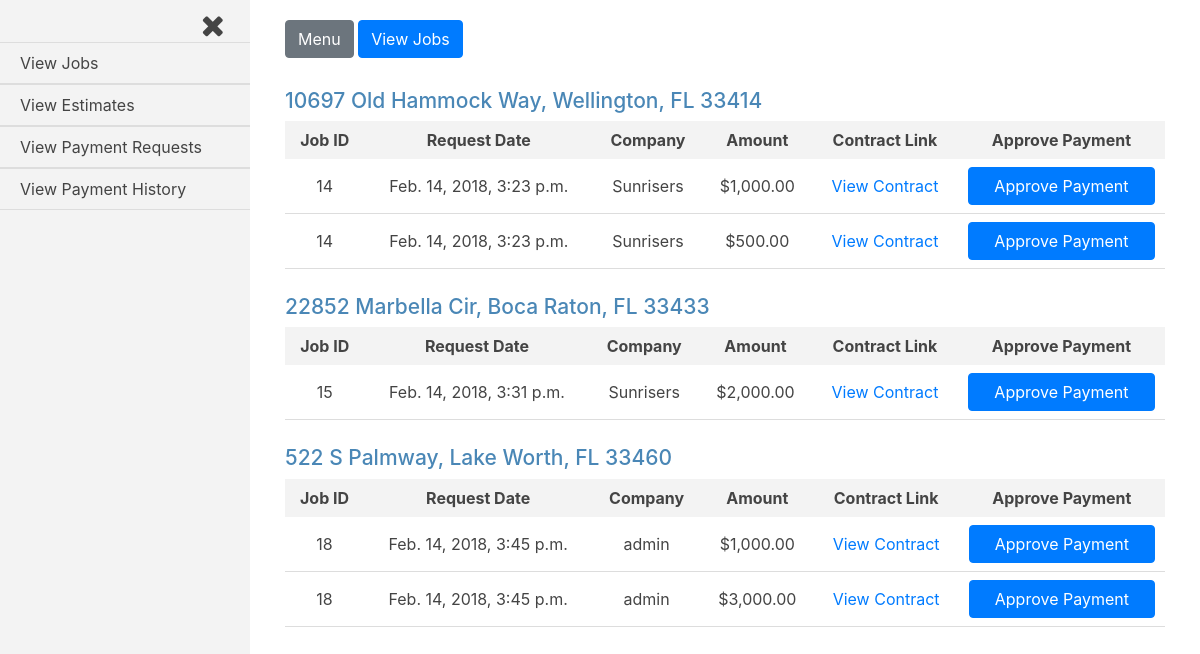
Page /payment_requests/unapproved_payments (signed in) on the earlier database version.
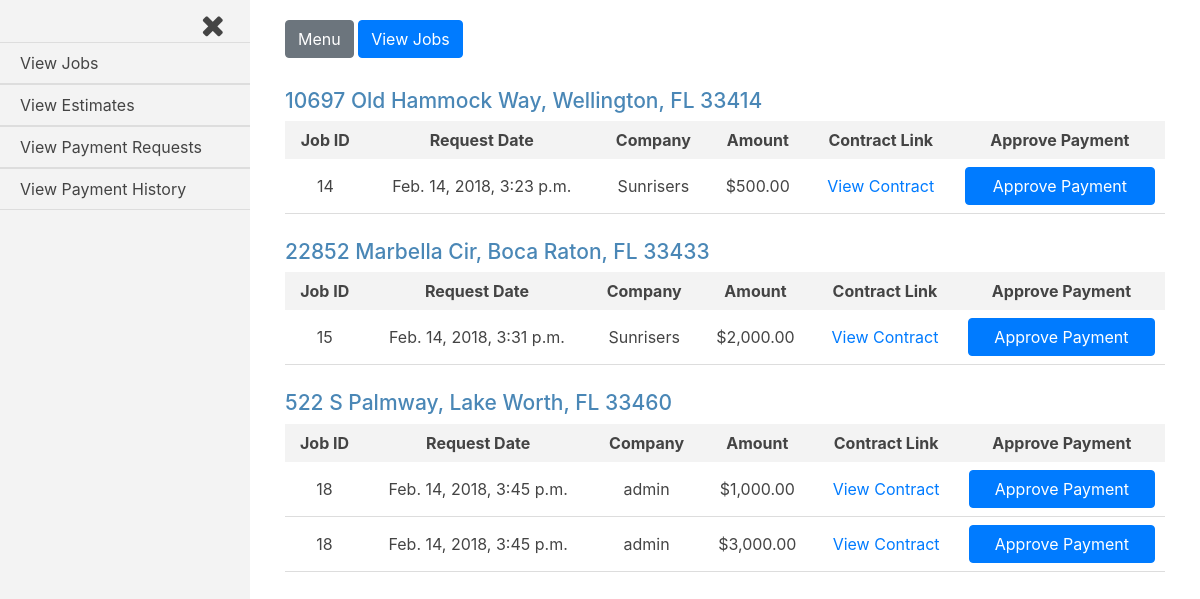
Same page on the later database version.
### jobs/models.py (models this page shows, shortened)
class House(models.Model):
    address = models.CharField(max_length=250)
    companies = models.ManyToManyField(settings.AUTH_USER_MODEL, through='Current_Worker')
    proposed_jobs = models.BooleanField(default=False)
    pending_payments = models.BooleanField(default=False)
    payment_history = models.BooleanField(default=False)
    def __str__(self):
        return self.address

class Request_Payment(models.Model):
    job = models.ForeignKey(Job, on_delete=models.CASCADE)
    submit_date = models.DateTimeField(auto_now_add=True, blank=True)
    approved_date = models.DateTimeField(auto_now_add=True, blank=True)
    house = models.ForeignKey(House, on_delete=models.CASCADE)
    amount = models.DecimalField(max_digits=8, decimal_places=2, default=0.00)
    approved = models.BooleanField(default=False)

class Job(models.Model):
    house = models.ForeignKey(House, on_delete=models.CASCADE)
    company = models.ForeignKey(settings.AUTH_USER_MODEL, on_delete=models.CASCADE,)
    start_amount = models.DecimalField(max_digits=8, decimal_places=2, default=0.00)
    start_date = models.DateTimeField(auto_now_add=True, blank=True)
    total_paid = models.DecimalField(max_digits=8, decimal_places=2, default=0.00)
    approved = models.BooleanField(default=False)
    def generate_filename(self, filename):
        file_path = 'uploads/{}/{}'.format(str(self.house.address), str(filename))
        return file_path
    document_link = models.FileField(upload_to=generate_filename)

### payment_requests/views.py (the view)
# urls.py: path('unapproved_payments', views.unapproved_payments, name='unapproved_payments'),
@login_required
def unapproved_payments(request):
        current_user = request.user
        if current_user.is_active and current_user.is_staff:
            houses = House.objects.filter(pending_payments=True)
            payments = Request_Payment.objects.filter(approved=False)
            form = Approve_Payment()
            template = loader.get_template('payment_requests/unapproved_payments.html')
            context = {
                'houses': houses,
                'payments': payments,
                'current_user': current_user,
                'form': form,
            }
            if request.method == 'POST':
                form = Approve_Payment(request.POST)
                if form.is_valid():
                    p_id = int(request.POST.get('p_id'))
                    job_id = int(request.POST.get('job_id'))
                    address = str(request.POST.get('job_house'))
                    house = House.objects.filter(address=address)
                    payment = Request_Payment.objects.filter(id=p_id)
                    request_amount = payment[0].amount
                    job = Job.objects.filter(id=job_id)
                    total_paid = job[0].total_paid
                    total = total_paid + request_amount
                    """update approved column to True and set approved_date to the time the payment was
                    approved and update the total_paid column for the job"""
                    job.update(total_paid=total)
                    payment.update(approved=True, approved_date=datetime.now())
                    house.update(payment_history=True)
                    """if there are no more unapproved payments for a house,
                    set pending_payments=False for that specific house
                    """
                    payments = Request_Payment.objects.filter(house=house[0], approved=False)
                    if not payments:
                        house.update(pending_payments=False, payment_history=True)
            else:
                form = Approve_Payment()
            return HttpResponse(template.render(context, request))
        else:
            return HttpResponseRedirect('/accounts/login')

### payment_requests/forms.py
class Approve_Payment(ModelForm, forms.Form):
    class Meta:
        model = Request_Payment
        exclude = ['job', 'amount', 'approved', 'house']
        widgets = {
        }
        labels = {
        }

### payment_requests/templates/payment_requests/unapproved_payments.html (shortened to what this page needs)
{% extends 'base_login_admin.html' %}
{% load humanize %}
{% load static %}
{% block content %}
{% for house in houses %}
<div class="job-container">
  <div class="house">
    <h3 class="house-address">{{house.address}}</h3>
  </div>
  <table class="job-summary">
    <tr class="job-headings">
      <th>Job ID</th>
      <th>Request Date</th>
      <th>Company</th>
      <th>Amount</th>
      <th>Contract Link</th>
      {% if request.user.is_superuser %}
      <th>Approve Payment</th>
      {% endif %}
    </tr>
    {% for p in payments %}
      {% if p.job.house.address == house.address %}
    <tr class="job-info">
      <td>{{p.job.id}}</td>
      <td>{{p.job.start_date}}</td>
      <td>{{p.job.company}}</td>
      <td>${{p.amount|intcomma}}</td>
      <td><a href="{{p.job.document_link.url}}">View Contract</a></td>
      {% if request.user.is_superuser %}
      <td>
        <form class="approve-payment-form" action="" method="post">
          <input class="btn btn-primary approve-payment" type="submit" value="Approve Payment">
        </form>
      </td>
      {% endif %}
    </tr>
      {% endif %}
    {% endfor %}
  </table>
</div>
{% endfor %}
{% endblock content %}

### templates/base_login_admin.html (shortened to what this page needs)
{% load static %}
<!DOCTYPE html>
<html lang="en">
<head>
    <link href="https://maxcdn.bootstrapcdn.com/bootstrap/4.0.0/css/bootstrap.min.css" rel="stylesheet">
    <link href="https://maxcdn.bootstrapcdn.com/font-awesome/4.7.0/css/font-awesome.min.css" rel="stylesheet">
    <link rel="stylesheet" href="{% static 'logged-in.css' %}">
</head>
<body class="{% block body_class %}{% endblock body_class %}">
  <div id="wrapper" class="toggled">
      <div id="sidebar-wrapper">
          <div class="close-nav" href="#"><i class="fa fa-times"></i></div>
          <ul class="sidebar-nav">
              <li>
                  <a href="/jobs_admin">View Jobs</a>
              </li>
              <li>
                  <a href="/jobs_admin/proposed_jobs">View Estimates</a>
              </li>
              <li>
                  <a href="/payment_requests/unapproved_payments">View Payment Requests</a>
              </li>
              <li>
                  <a href="/payment_requests/approved_payments">View Payment History</a>
              </li>
          </ul>
      </div>
      <div id="page-content-wrapper">
          <div class="container-fluid">
              <div class="btn-options-container">
                <a href="#menu-toggle" class="btn btn-secondary" id="menu-toggle">Menu</a>
                <a href="/jobs_admin" class="btn btn-primary" id="add-job">View Jobs</a>
              </div>
              {% block content %}
              {% endblock content %}
          </div>
      </div>
  </div>
</body>
</html>

### static/logged-in.css (style rules this page uses)
body { overflow-x: hidden; color: #444; }
body .job-info td:last-child input[type="submit"] { margin-bottom: 0; }
#wrapper { padding-left: 0; -webkit-transition: all 0.5s ease; -moz-transition: all 0.5s ease; -o-transition: all 0.5s ease; transition: all 0.5s ease; }
#wrapper.toggled { padding-left: 250px; }
#sidebar-wrapper { z-index: 1000; position: fixed; left: 250px; width: 0; height: 100%; margin-left: -250px; overflow-y: auto; background-color: #f3f3f3; -webkit-transition: all 0.5s ease; -moz-transition: all 0.5s ease; -o-transition: all 0.5s ease; transition: all 0.5s ease; }
#wrapper.toggled #sidebar-wrapper { width: 250px; }
#page-content-wrapper { width: 100%; position: absolute; padding: 15px; }
#wrapper.toggled #page-content-wrapper { position: absolute; margin-right: -250px; }
.sidebar-nav { width: 250px; margin: 0; padding: 0; list-style: none; }
.sidebar-nav li { text-indent: 20px; line-height: 40px; }
.sidebar-nav li a { display: block; text-decoration: none; color: #444; border-top: 1px solid #ddd; border-bottom: 1px solid #ddd; }
.close-nav { display: block; }
.close-nav i { display: inline-block; margin-left: 171px; color: #444; font-size: 30px; cursor: pointer; padding-left: 30px; padding-right: 26px; padding-top: 10px; }
.job-container { overflow-x: auto; margin-top: 25px; }
.job-container h3 { font-size: 21px; color: #4A87B6; }
.job-headings { background-color: #f3f3f3; }
.job-headings th { padding: 7px 10px; }
.job-summary { width: 100%; min-width: 475px; max-width: 970px; text-align: center; }
.job-summary td { padding: 8px 10px; }
.job-info { border-bottom: 1px solid #ddd; }
@media (min-width:768px) { #wrapper { padding-left: 0; } }
@media (min-width:768px) { #wrapper.toggled { padding-left: 250px; } }
@media (min-width:768px) { #sidebar-wrapper { width: 0; } }
@media (min-width:768px) { #wrapper.toggled #sidebar-wrapper { width: 250px; } }
@media (min-width:768px) { #page-content-wrapper { padding: 20px; position: relative; } }
@media (min-width:768px) { #wrapper.toggled #page-content-wrapper { position: relative; margin-right: 0; } }
form select, form input { margin-bottom: 20px; }
form input { width: 100%; background-color: transparent; border: 1px solid #ddd; padding: 10px; border-radius: 3px; }
form input[type="submit"] { display: block; }
.btn-options-container { margin-bottom: 30px; }

Differences in the rows shown:
changed House "10697 Old Hammock Way, Wellington, FL 33414": loses Request_Payment (job.id "14", job.start_date "Feb. 14, 2018, 3:23 p.m.", job.company "Sunrisers", amount "1,000.00")
